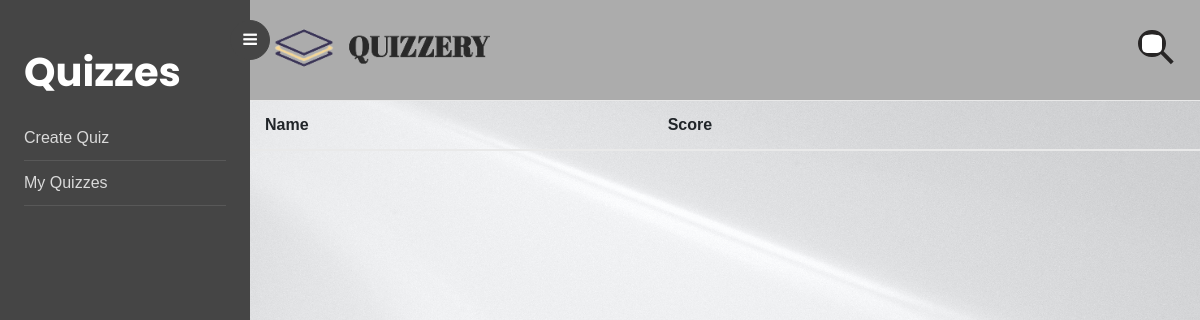
The app's page /dashboard/?quiz_id=6, older data.
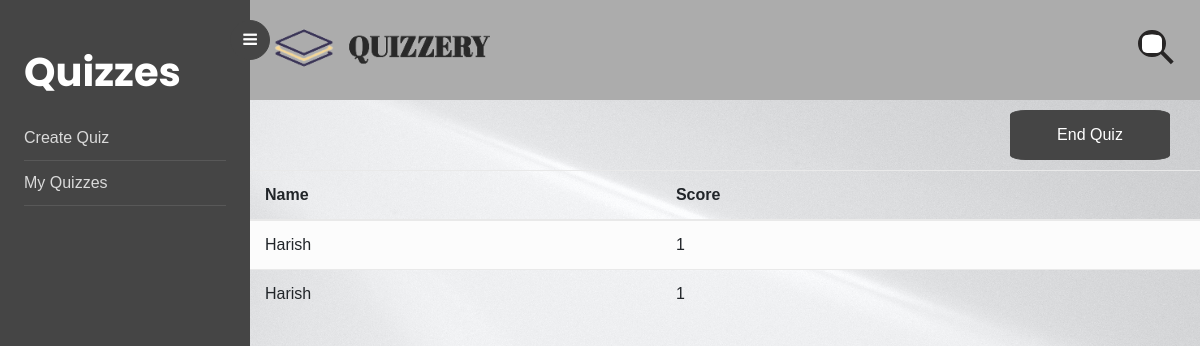
The same page, newer data.
### QuizApp/models.py (models this page shows)
class QuizTable(models.Model):
    user_id = models.ForeignKey(to=UserTable, db_column='user_id', on_delete=CASCADE)
    quizname = models.CharField(max_length=50)
    quiz_id = models.BigIntegerField(primary_key=True)
    quiz_desc = models.TextField()
    quiz_time = models.IntegerField()
    start_time = models.DateTimeField(auto_now=False, auto_now_add=False)
    end_time = models.DateTimeField(auto_now=False, auto_now_add=False)
    public = models.BooleanField(default=True)

class QuizExamTable(models.Model):
    quiz_id = models.ForeignKey(to=QuizTable, db_column='quiz_id', on_delete=CASCADE)
    quiz_username = models.CharField(max_length=30)
    ipaddress = models.CharField(max_length=15)
    time_of_joining = models.DateTimeField()
    score = models.IntegerField()

### QuizApp/views.py (the view)
# urls.py: path('dashboard/', views.dashboard, name="dashboard"),
def dashboard(request):
    if request.method == "GET":
        template = 'dashboard.html'
        quiz_id = request.GET['quiz_id']
        data = QuizExamTable.objects.filter(quiz_id=quiz_id)
        data1=QuizTable.objects.filter(quiz_id=quiz_id)
        context = {
            'leaderboard': data,
            'quiz':data1
        }
        return render(request, template, context)

### templates/dashboard.html (shortened to what this page needs)
<!DOCTYPE html>
<html>
<head>
    {% load static %}
    <link rel="stylesheet" href="https://cdnjs.cloudflare.com/ajax/libs/font-awesome/4.7.0/css/font-awesome.min.css">
    <link rel="stylesheet" href="https://stackpath.bootstrapcdn.com/font-awesome/4.7.0/css/font-awesome.min.css">
    <link rel="stylesheet" href="{% static 'css/style.css'%}">
    <link rel="stylesheet" href="{% static 'css/bootstrap.min.css' %}">
    <link rel="stylesheet" href="{% static 'css/bootstrap.css' %}">
</head>
</head>
<body>
    <div class="wrapper d-flex align-items-stretch">
        <nav id="sidebar" class="nav-cus" style="height:100vh;">
            <div class="custom-menu">
                <button type="button" id="sidebarCollapse" class="btn btn-primary">
                    <i class="fa fa-bars"></i>
                </button>
            </div>
            <div class="p-4 pt-5">
                <h1><a href="index.html" class="logo">Quizzes</a></h1>
                <ul class="list-unstyled components mb-5">
                    <li>
                        <a href="/home">Create Quiz</a>
                    </li>
                    <li>
                        <a href="/oldquizzes">My Quizzes</a>
                    </li>
        </nav>
        <div style="width: 100%;">
            <div class="header" id="myHeader">
                <div class="box " id="quizzery-icon"><img src="{% static 'images/x1.png'%}" id="quiz" alt="" /></div>
                <div class="box">
                    <form class="search-box">
                        <input id="search" type="text" placeholder="Search" onkeyup="myFunction()" />
                        <button type="reset"></button>
                    </form>
                </div>
            </div>
            <div>{%for x in quiz%}<a href="{%url 'changeend' %}?quiz_id={{x.quiz_id}}"><button class="btn btn-primary"
                        id="endquiz">End
                        Quiz</button></a>
                {%endfor%}
            </div>
            <table class="table table-striped table-hover" id="myTable">
                <thead>
                    <tr>
                        <th>Name</th>
                        <th>Score</th>
                    </tr>
                </thead>
                <tbody>
                    {%for x in leaderboard%}
                    <tr>
                        <td>
                            {{x.quiz_username}}
                        </td>
                        <td>
                            {{x.score}}
                        </td>
                    </tr>
                    {%endfor%}
                </tbody>
            </table>
        </div>
    </div>
</body>
</html>

Row changes from the older to the newer data that the page shows:
added QuizExamTable: quiz_username "Harish", score "1"
added QuizExamTable: quiz_username "Harish", score "1"
